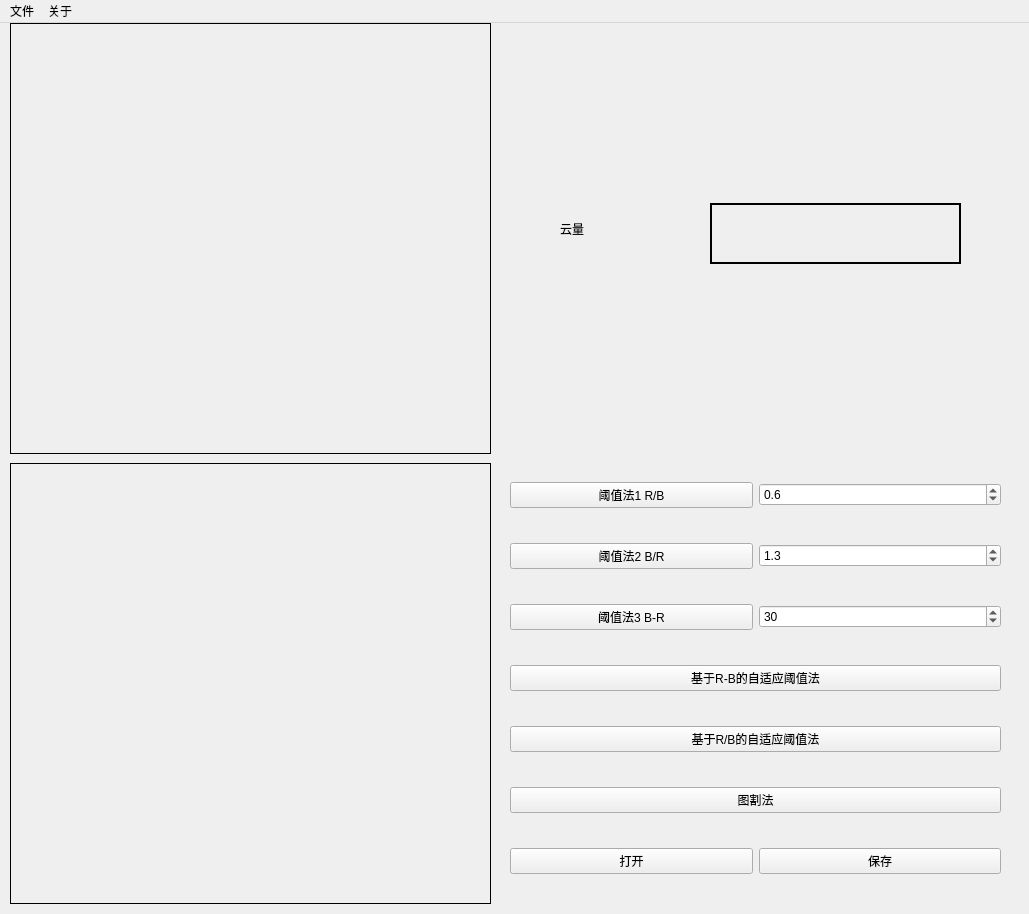
<?xml version="1.0" encoding="UTF-8"?>
<ui version="4.0">
 <class>mainWindow</class>
 <widget class="QMainWindow" name="mainWindow">
  <property name="windowModality">
   <enum>Qt::NonModal</enum>
  </property>
  <property name="geometry">
   <rect>
    <x>0</x>
    <y>0</y>
    <width>1029</width>
    <height>914</height>
   </rect>
  </property>
  <property name="windowTitle">
   <string>云检测算法展示平台</string>
  </property>
  <property name="statusTip">
   <string>选择图片加载到显示区域</string>
  </property>
  <widget class="QWidget" name="centralWidget">
   <widget class="QLabel" name="label_4">
    <property name="geometry">
     <rect>
      <x>560</x>
      <y>180</y>
      <width>101</width>
      <height>51</height>
     </rect>
    </property>
    <property name="styleSheet">
     <string notr="true">font: 75 36pt &quot;Agency FB&quot;;</string>
    </property>
    <property name="text">
     <string>云量</string>
    </property>
   </widget>
   <widget class="QWidget" name="gridLayoutWidget">
    <property name="geometry">
     <rect>
      <x>510</x>
      <y>430</y>
      <width>491</width>
      <height>451</height>
     </rect>
    </property>
    <layout class="QGridLayout" name="gridLayout">
     <item row="1" column="0">
      <widget class="QPushButton" name="pushButton_4">
       <property name="toolTip">
        <string>基于B/R的值来区分：B/R&lt;Threshold为云，否则为天空</string>
       </property>
       <property name="statusTip">
        <string>基于B/R的值来区分：B/R&lt;Threshold为云，否则为天空</string>
       </property>
       <property name="styleSheet">
        <string notr="true">font: 75 20pt &quot;仿宋&quot;;</string>
       </property>
       <property name="text">
        <string>阈值法2 B/R</string>
       </property>
      </widget>
     </item>
     <item row="2" column="0">
      <widget class="QPushButton" name="pushButton_5">
       <property name="toolTip">
        <string>基于B-R的值来区分：B-R&gt;Threshold为云，否则为天空</string>
       </property>
       <property name="statusTip">
        <string>基于B-R的值来区分：B-R&gt;Threshold为云，否则为天空</string>
       </property>
       <property name="styleSheet">
        <string notr="true">font: 75 20pt &quot;仿宋&quot;;</string>
       </property>
       <property name="text">
        <string>阈值法3 B-R</string>
       </property>
      </widget>
     </item>
     <item row="2" column="1">
      <widget class="QSpinBox" name="spinBox">
       <property name="styleSheet">
        <string notr="true">font: 20pt &quot;Agency FB&quot;;</string>
       </property>
       <property name="value">
        <number>30</number>
       </property>
      </widget>
     </item>
     <item row="0" column="0">
      <widget class="QPushButton" name="pushButton_3">
       <property name="toolTip">
        <string>基于R/B的值来区分：R/B&gt;Threshold为云，否则为天空</string>
       </property>
       <property name="statusTip">
        <string>基于R/B的值来区分：R/B&gt;Threshold为云，否则为天空</string>
       </property>
       <property name="styleSheet">
        <string notr="true">font: 75 20pt &quot;仿宋&quot;;</string>
       </property>
       <property name="text">
        <string>阈值法1 R/B</string>
       </property>
      </widget>
     </item>
     <item row="0" column="1">
      <widget class="QDoubleSpinBox" name="doubleSpinBox">
       <property name="mouseTracking">
        <bool>false</bool>
       </property>
       <property name="styleSheet">
        <string notr="true">font: 20pt &quot;Agency FB&quot;;</string>
       </property>
       <property name="decimals">
        <number>1</number>
       </property>
       <property name="maximum">
        <double>2.000000000000000</double>
       </property>
       <property name="singleStep">
        <double>0.100000000000000</double>
       </property>
       <property name="value">
        <double>0.600000000000000</double>
       </property>
      </widget>
     </item>
     <item row="3" column="0" colspan="2">
      <widget class="QPushButton" name="pushButton_6">
       <property name="toolTip">
        <string>基于R-B的值来区分：用Otsu法计算出合理阈值来区分云和天空</string>
       </property>
       <property name="statusTip">
        <string>基于R-B的值来区分：用Otsu法计算出合理阈值来区分云和天空</string>
       </property>
       <property name="styleSheet">
        <string notr="true">font: 75 20pt &quot;仿宋&quot;;</string>
       </property>
       <property name="text">
        <string>基于R-B的自适应阈值法</string>
       </property>
      </widget>
     </item>
     <item row="8" column="1">
      <widget class="QPushButton" name="pushButton">
       <property name="toolTip">
        <string>保存分割后的图片</string>
       </property>
       <property name="statusTip">
        <string>保存分割后的图片</string>
       </property>
       <property name="styleSheet">
        <string notr="true">font: 75 20pt &quot;华文细黑&quot;;</string>
       </property>
       <property name="text">
        <string>保存</string>
       </property>
      </widget>
     </item>
     <item row="1" column="1">
      <widget class="QDoubleSpinBox" name="doubleSpinBox_2">
       <property name="styleSheet">
        <string notr="true">font: 20pt &quot;Agency FB&quot;;</string>
       </property>
       <property name="decimals">
        <number>1</number>
       </property>
       <property name="maximum">
        <double>2.000000000000000</double>
       </property>
       <property name="singleStep">
        <double>0.100000000000000</double>
       </property>
       <property name="value">
        <double>1.300000000000000</double>
       </property>
      </widget>
     </item>
     <item row="6" column="0" colspan="2">
      <widget class="QPushButton" name="pushButton_7">
       <property name="toolTip">
        <string>基于图割理论区分云和天空</string>
       </property>
       <property name="statusTip">
        <string>基于图割理论区分云和天空</string>
       </property>
       <property name="styleSheet">
        <string notr="true">font: 75 20pt &quot;仿宋&quot;;</string>
       </property>
       <property name="text">
        <string>图割法</string>
       </property>
      </widget>
     </item>
     <item row="8" column="0">
      <widget class="QPushButton" name="pushButton_2">
       <property name="styleSheet">
        <string notr="true">font: 75 20pt &quot;华文细黑&quot;;</string>
       </property>
       <property name="text">
        <string>打开</string>
       </property>
      </widget>
     </item>
     <item row="4" column="0" colspan="2">
      <widget class="QPushButton" name="pushButton_8">
       <property name="styleSheet">
        <string notr="true">font: 75 20pt &quot;仿宋&quot;;</string>
       </property>
       <property name="text">
        <string>基于R/B的自适应阈值法</string>
       </property>
      </widget>
     </item>
    </layout>
   </widget>
   <widget class="QLabel" name="label_6">
    <property name="geometry">
     <rect>
      <x>710</x>
      <y>180</y>
      <width>251</width>
      <height>61</height>
     </rect>
    </property>
    <property name="styleSheet">
     <string notr="true">border-width: 2px;
border-style: solid;
border-color: rdb(0,0,0);
font: 36pt &quot;仿宋&quot;;</string>
    </property>
    <property name="text">
     <string/>
    </property>
   </widget>
   <widget class="QLabel" name="label">
    <property name="geometry">
     <rect>
      <x>10</x>
      <y>0</y>
      <width>481</width>
      <height>431</height>
     </rect>
    </property>
    <property name="sizePolicy">
     <sizepolicy hsizetype="Expanding" vsizetype="Expanding">
      <horstretch>0</horstretch>
      <verstretch>0</verstretch>
     </sizepolicy>
    </property>
    <property name="layoutDirection">
     <enum>Qt::RightToLeft</enum>
    </property>
    <property name="autoFillBackground">
     <bool>false</bool>
    </property>
    <property name="styleSheet">
     <string notr="true">border-width: 1px;
border-style: solid;
border-color: rdb(0,0,0);
</string>
    </property>
    <property name="text">
     <string/>
    </property>
   </widget>
   <widget class="QLabel" name="label_2">
    <property name="geometry">
     <rect>
      <x>10</x>
      <y>440</y>
      <width>481</width>
      <height>441</height>
     </rect>
    </property>
    <property name="styleSheet">
     <string notr="true">border-width: 1px;
border-style: solid;
border-color: rdb(0,0,0);
</string>
    </property>
    <property name="text">
     <string/>
    </property>
   </widget>
  </widget>
  <widget class="QMenuBar" name="menuBar">
   <property name="geometry">
    <rect>
     <x>0</x>
     <y>0</y>
     <width>1029</width>
     <height>23</height>
    </rect>
   </property>
   <widget class="QMenu" name="menu">
    <property name="title">
     <string>文件</string>
    </property>
    <addaction name="actionOpen"/>
    <addaction name="actionSave"/>
    <addaction name="actionExit"/>
   </widget>
   <widget class="QMenu" name="menu_2">
    <property name="title">
     <string>关于</string>
    </property>
    <addaction name="actionAbout"/>
   </widget>
   <addaction name="menu"/>
   <addaction name="menu_2"/>
  </widget>
  <action name="actionOpen">
   <property name="icon">
    <iconset resource="icon.qrc">
     <normaloff>:/normal/icons/打开.png</normaloff>:/normal/icons/打开.png</iconset>
   </property>
   <property name="text">
    <string>打开</string>
   </property>
  </action>
  <action name="actionSave">
   <property name="icon">
    <iconset resource="icon.qrc">
     <normaloff>:/normal/icons/保存.png</normaloff>:/normal/icons/保存.png</iconset>
   </property>
   <property name="text">
    <string>保存</string>
   </property>
  </action>
  <action name="actionExit">
   <property name="icon">
    <iconset resource="icon.qrc">
     <normaloff>:/normal/icons/退出.png</normaloff>:/normal/icons/退出.png</iconset>
   </property>
   <property name="text">
    <string>退出</string>
   </property>
  </action>
  <action name="actionAbout">
   <property name="icon">
    <iconset resource="icon.qrc">
     <normaloff>:/normal/icons/关于.png</normaloff>:/normal/icons/关于.png</iconset>
   </property>
   <property name="text">
    <string>About</string>
   </property>
  </action>
 </widget>
 <resources>
  <include location="icon.qrc"/>
 </resources>
 <connections/>
</ui>
